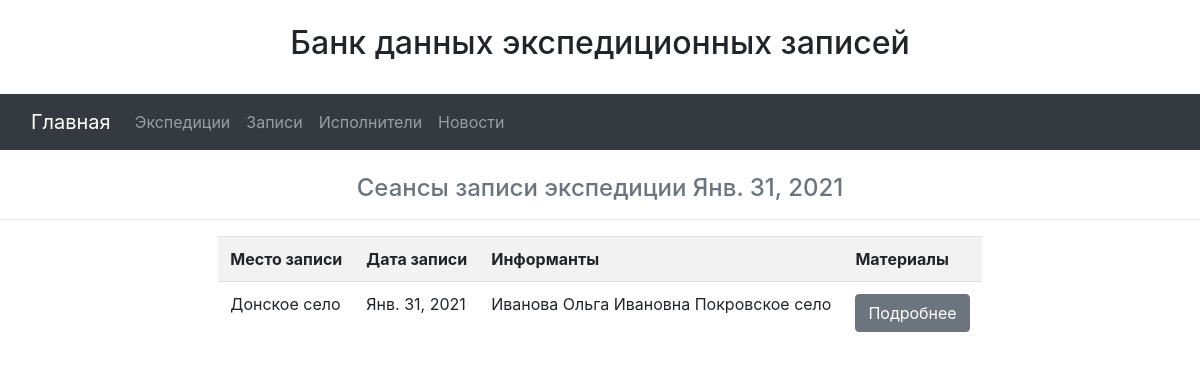
The app's page /seances/1, older data.
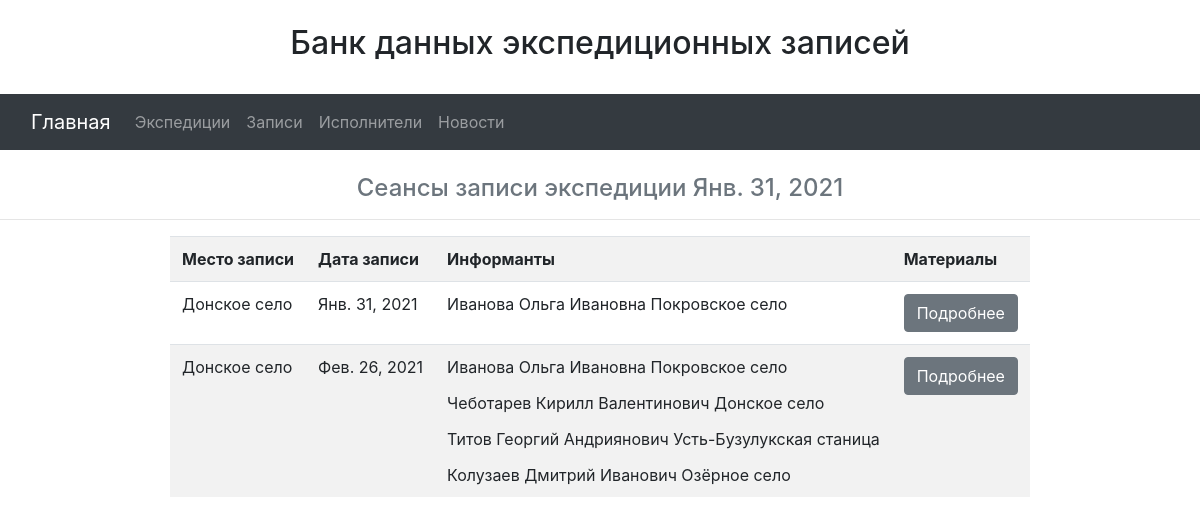
The same page, newer data.
### folklore_base/apps/base/models.py (models this page shows, shortened)
class SeansOfRecord(models.Model):
    id_of_seance_of_record = models.AutoField(primary_key=True)
    data_seans_of_record = models.DateField(verbose_name='Дата сеанса записи')
    place_of_record = models.ForeignKey(Naspunkt,
                                        on_delete=models.DO_NOTHING,
                                        verbose_name='Место записи')
    informant_of_seanse = models.ManyToManyField(Informant,
                                                 verbose_name='Информанты сеанса')
    class Meta:
        verbose_name = 'Сеанс записи'
        verbose_name_plural = 'Сеансы записи'
        ordering = ['data_seans_of_record']

class Naspunkt(models.Model):
    rajon_naspunkt = models.ForeignKey(Rajon, on_delete=models.DO_NOTHING,
                                 verbose_name='Район')
    naspunkt_name = models.CharField(max_length=30,
                                     help_text='Населённый пункт',
                                     verbose_name='Населённый пункт')
    class Meta:
        verbose_name = 'Населённый пункт'
        verbose_name_plural = '04 Населенные пункты'
    def __str__(self):
        return self.naspunkt_name

class Informant(models.Model):
    fio = models.CharField(max_length=50,
                           help_text='Фамилия Имя Отчество указывать полностью',
                           verbose_name='ФИО')
    date_of_birth = models.IntegerField(verbose_name='Год рождения',
                                     blank=True,
                                     null=True,
                                     help_text='Указывать только год рождения. Точную дату при необходимости добавить в "Дополнительно"')
    place_of_residence = models.ForeignKey(Naspunkt,
                                           on_delete=models.DO_NOTHING,
                                           verbose_name='Место проживания')
    img_informant = models.ImageField(upload_to='informants/',
                                      blank=True,
                                      null=True,
                                      verbose_name='Фотография исполнителя')
    info_informant = models.TextField(verbose_name='Дополнительная информация',
                                      help_text='Здесь можно добавить такие сведения как: '
                                      'девичья фамилия, '
                                      'место рождения, '
                                      'год переезда, '
                                      'точная дата рождения, '
                                      'дата смерти, '
                                      'контактная информация',
                                      blank=True)
    class Meta:
        verbose_name = 'Информант'
        verbose_name_plural = 'Информанты'
    def __str__(self):
        return str(self.fio) + ' ' + str(self.place_of_residence)

### folklore_base/apps/base/views.py (the view)
# urls.py: path('seances/<int:pk>', ExpeditionDetail.as_view(), name = 'seances'),
class ExpeditionDetail(DetailView):
    model = Expeditions
    template_name = 'seances.html'

### folklore_base/apps/base/templates/seances.html (shortened to what this page needs)
{% extends 'base.html' %}
{% block content %}
<br><h4 class="text-center text-muted" >Сеансы записи экспедиции {{ object.name_organisation }} {{ object.begin_data_expedition }}</h4><hr>
<div class="row justify-content-center">
  <div class="col-auto">
    <table class="table table-striped">
      <tr>
        <th>Место записи</th>
        <th>Дата записи</th>
        <th>Информанты</th>
        <th>Материалы</th>
      </tr>
      {% for seance in object.seanses_of_expedition.all %}
      <tr>
        <td>{{ seance.place_of_record }}</td>
        <td>{{ seance.data_seans_of_record }}</td>
        <td>{% for inf in seance.informant_of_seanse.all %}
          <p class="card-text">{{ inf }}</p>
          {% endfor %}</td>
          <td><a href="{% url 'matherials' seance.id_of_seance_of_record %}" class="btn btn-secondary">Подробнее</a></td>
        </tr>
        {% endfor %}
      </table>
    </div>
  </div>
  {% endblock content %}

Row changes from the older to the newer data that the page shows:
added SeansOfRecord: place_of_record "Донское село", data_seans_of_record "Фев. 26, 2021", Informant (fio+place_of_residence "Иванова Ольга Ивановна Покровское село")
now on this page (row edited): Informant: fio+place_of_residence "Чеботарев Кирилл Валентинович Донское село", shown under "Донское село"
now on this page (row unchanged): Informant: fio+place_of_residence "Титов Георгий Андриянович Усть-Бузулукская станица", shown under "Донское село"
now on this page (row unchanged): Informant: fio+place_of_residence "Колузаев Дмитрий Иванович Озёрное село", shown under "Донское село"
